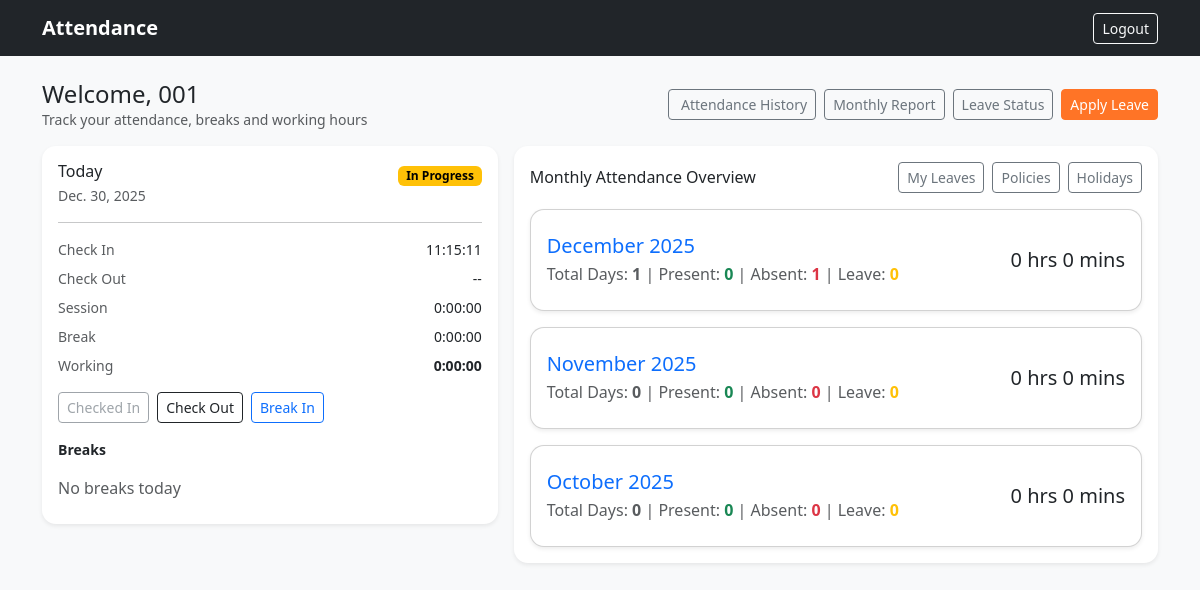
The app's page /dashboard/ (signed in) with its own data.
### attendance/models.py (models this page shows, shortened)
class Attendance(models.Model):
    employee = models.ForeignKey(
        Employee,
        on_delete=models.CASCADE,
        related_name="attendances"
    )
    date = models.DateField()
    check_in = models.DateTimeField()
    check_out = models.DateTimeField(null=True, blank=True)
    class Meta:
        unique_together = ("employee", "date")
        ordering = ["-date"]
    def session_duration(self):
        if self.check_in and self.check_out:
            return self.check_out - self.check_in
        return timedelta(0)
    def session_hours_display(self):
        duration = self.session_duration()
        total_seconds = int(duration.total_seconds())
        h = total_seconds // 3600
        m = (total_seconds % 3600) // 60
        s = total_seconds % 60
        return f"{h}:{m:02d}:{s:02d}"
    def break_total_duration(self):
        total = timedelta(0)
        for br in self.breaks.all():
            if br.break_in and br.break_out:
                total += (br.break_out - br.break_in)
        return total
    def break_time_display(self):
        duration = self.break_total_duration()
        total_seconds = int(duration.total_seconds())
        h = total_seconds // 3600
        m = (total_seconds % 3600) // 60
        s = total_seconds % 60
        return f"{h}:{m:02d}:{s:02d}"
    def working_duration(self):
        working = self.session_duration() - self.break_total_duration()
        return max(working, timedelta(0))
    def working_hours_display(self):
        duration = self.working_duration()
        total_seconds = int(duration.total_seconds())
        h = total_seconds // 3600
        m = (total_seconds % 3600) // 60
        s = total_seconds % 60
        return f"{h}:{m:02d}:{s:02d}"

### attendance/views.py (the view, shortened to what this page needs)
# urls.py: path("dashboard/", views.dashboard, name="dashboard"),
@login_required
def dashboard(request):
    try:
        employee = Employee.objects.get(user=request.user)
    except Employee.DoesNotExist:
        return render(request, "employee/no_employee.html")
    if not employee.is_active:
        messages.error(request, "Your employee account is inactive. Please contact administrator.")
        return render(request, "employee/no_employee.html", {
            "message": "Your employee account is inactive. Please contact administrator."
        })
    closed_dates = auto_checkout_if_date_changed(employee)
    today = timezone.localdate()
    attendance = Attendance.objects.filter(
        employee=employee, date=today
    ).prefetch_related("breaks").first()
    monthly_summaries = []
    for i in range(3): # Current month and two previous months
        target_month = today.month - i
        target_year = today.year
        while target_month <= 0:
            target_month += 12
            target_year -= 1
        current_month = date(target_year, target_month, 1)
        if current_month.month == 12:
            month_end = date(current_month.year + 1, 1, 1) - timedelta(days=1)
        else:
            month_end = date(current_month.year, current_month.month + 1, 1) - timedelta(days=1)
        month_attendance_records = Attendance.objects.filter(
            employee=employee,
            date__gte=current_month,
            date__lte=month_end
        ).prefetch_related('breaks')
        approved_leaves = LeaveRequest.objects.filter(
            employee=employee,
            status="APPROVED"
        ).exclude(
            end_date__lt=current_month  # Leave ends before month starts
        ).exclude(
            start_date__gt=month_end  # Leave starts after month ends
        )
        total_days_month = month_attendance_records.count()
        present_days_month = month_attendance_records.filter(check_out__isnull=False).count()
        leave_days_month = 0
        working_days_month = total_days_month
        absent_days_month = working_days_month - present_days_month - leave_days_month
        absent_days_month = max(0, absent_days_month) # Ensure no negative absent days
        total_hours_month = timedelta()
        for record in month_attendance_records:
            if record.check_out and record.check_in:
                work_duration = record.check_out - record.check_in
                break_duration = timedelta()
                for break_record in record.breaks.all():
                    if break_record.break_out and break_record.break_in:
                        break_duration += break_record.break_out - break_record.break_in
                total_hours_month += work_duration - break_duration
        working_days_month = total_days_month - leave_days_month
        attendance_rate_month = (present_days_month / working_days_month * 100) if working_days_month > 0 else 0
        monthly_summaries.append({
            'month_name': current_month.strftime('%B %Y'),
            'month_value': current_month.month,
            'year_value': current_month.year,
            'total_days': total_days_month,
            'present_days': present_days_month,
            'absent_days': absent_days_month,
            'leave_days': leave_days_month,
            'total_hours': total_hours_month,
            'attendance_rate': round(attendance_rate_month, 1),
        })
    return render(
        request,
        "employee/dashboard.html",
        {"attendance": attendance, "monthly_summaries": monthly_summaries},
    )

### attendance/templatetags/time_filters.py (called while the page is built)
@register.filter
def format_duration(duration):
    if not duration:
        return "0 hrs 0 mins"
    total_seconds = int(duration.total_seconds())
    hours = total_seconds // 3600
    minutes = (total_seconds % 3600) // 60
    return f"{hours} hrs {minutes} mins"

### attendance/views.py (called while the page is built, shortened)
def auto_checkout_if_date_changed(employee):
    today = timezone.localdate()
    tz = timezone.get_current_timezone()
    stale_attendances = Attendance.objects.filter(
        employee=employee,
        check_out__isnull=True,
        date__lt=today,
    ).prefetch_related("breaks")
    if not stale_attendances.exists():
        return []

### templates/employee/dashboard.html (shortened to what this page needs)
{% extends "base.html" %}
{% block content %}
<div class="d-flex flex-wrap justify-content-between align-items-center gap-2 mb-3">
  <div>
    <h1 class="h4 mb-0">Welcome, {{ request.user.username }}</h1>
    <div class="text-muted small">Track your attendance, breaks and working hours</div>
  </div>
  <div class="d-flex flex-wrap gap-2">
    <a class="btn btn-outline-secondary btn-sm" href="{% url 'employee_attendance_history' %}">
      Attendance History
    </a>
    <a class="btn btn-outline-secondary btn-sm" href="{% url 'employee_monthly_report' %}">Monthly Report</a>
    <a class="btn btn-outline-secondary btn-sm" href="{% url 'leave_status' %}">Leave Status</a>
    <a class="btn btn-brand btn-sm" href="{% url 'apply_leave' %}">Apply Leave</a>
  </div>
</div>
<div class="row g-3">
  <div class="col-12 col-lg-5">
    <div class="card shadow-sm border-0">
      <div class="card-body">
        <div class="d-flex justify-content-between align-items-start">
          <div>
            <h2 class="h6 mb-1">Today</h2>
            <div class="text-muted small">{% if attendance %}{{ attendance.date }}{% else %}Not checked in{% endif %}</div>
          </div>
          <div>
            {% if attendance and attendance.check_out %}
              <span class="badge text-bg-success">Completed</span>
            {% elif attendance %}
              <span class="badge text-bg-warning">In Progress</span>
            {% else %}
              <span class="badge text-bg-secondary">No Session</span>
            {% endif %}
          </div>
        </div>
        <hr>
        <div class="row g-2 small">
          <div class="col-6 text-muted">Check In</div>
          <div class="col-6 text-end">{% if attendance %}{{ attendance.check_in|date:"H:i:s" }}{% else %}--{% endif %}</div>
          <div class="col-6 text-muted">Check Out</div>
          <div class="col-6 text-end">{% if attendance and attendance.check_out %}{{ attendance.check_out|date:"H:i:s" }}{% else %}--{% endif %}</div>
          <div class="col-6 text-muted">Session</div>
          <div class="col-6 text-end">{% if attendance %}{{ attendance.session_hours_display }}{% else %}--{% endif %}</div>
          <div class="col-6 text-muted">Break</div>
          <div class="col-6 text-end">{% if attendance %}{{ attendance.break_time_display }}{% else %}--{% endif %}</div>
          <div class="col-6 text-muted">Working</div>
          <div class="col-6 text-end fw-semibold">{% if attendance %}{{ attendance.working_hours_display }}{% else %}--{% endif %}</div>
        </div>
        <div class="d-flex flex-wrap gap-2 mt-3">
          {% if not attendance %}
            <form method="post" action="{% url 'check_in' %}" class="d-inline">
              {% csrf_token %}
              <button type="submit" class="btn btn-brand btn-sm">Check In</button>
            </form>
          {% else %}
            <button class="btn btn-outline-secondary btn-sm" disabled>Checked In</button>
          {% endif %}
          {% if attendance and not attendance.check_out %}
            <form method="post" action="{% url 'check_out' %}" class="d-inline">
              <button type="submit" class="btn btn-outline-dark btn-sm">Check Out</button>
            </form>
          {% elif attendance and attendance.check_out %}
            <button class="btn btn-outline-secondary btn-sm" disabled>Checked Out</button>
          {% endif %}
          {% if attendance and not attendance.check_out %}
            {% if attendance.breaks.all|length == 0 or attendance.breaks.last.break_out %}
              <form method="post" action="{% url 'break_in' %}" class="d-inline">
                <button type="submit" class="btn btn-outline-primary btn-sm">Break In</button>
              </form>
            {% else %}
              <form method="post" action="{% url 'break_out' %}" class="d-inline">
                {% csrf_token %}
                <button type="submit" class="btn btn-outline-primary btn-sm">Break Out</button>
              </form>
            {% endif %}
          {% endif %}
        </div>
        {% if attendance %}
          <div class="mt-3">
            <div class="fw-semibold small mb-2">Breaks</div>
            <div class="list-group list-group-flush">
              {% for br in attendance.breaks.all %}
                <div class="list-group-item px-0 d-flex justify-content-between">
                  <span class="text-muted">In: {{ br.break_in|date:"H:i:s" }}</span>
                  <span>{% if br.break_out %}Out: {{ br.break_out|date:"H:i:s" }}{% else %}Out: --{% endif %}</span>
                </div>
              {% empty %}
                <div class="list-group-item px-0 text-muted">No breaks today</div>
              {% endfor %}
            </div>
          </div>
        {% endif %}
      </div>
    </div>
  </div>
  <div class="col-12 col-lg-7">
    <div class="card shadow-sm border-0">
      <div class="card-body">
        <div class="d-flex justify-content-between align-items-center mb-3">
          <h2 class="h6 mb-0">Monthly Attendance Overview</h2>
          <div class="d-flex gap-2">
            <a class="btn btn-outline-secondary btn-sm" href="{% url 'employee_leaves' %}">My Leaves</a>
            <a class="btn btn-outline-secondary btn-sm" href="{% url 'employee_company_policies' %}">Policies</a>
            <a class="btn btn-outline-secondary btn-sm" href="{% url 'employee_company_holidays' %}">Holidays</a>
          </div>
        </div>
        <div class="row g-3">
          {% for summary in monthly_summaries %}
          <div class="col-12">
            <a href="{% url 'employee_attendance_history' %}?month={{ summary.month_value }}&year={{ summary.year_value }}" class="text-decoration-none text-dark">
              <div class="card shadow-sm h-100 py-2 border-left-info">
                <div class="card-body">
                  <div class="d-flex justify-content-between align-items-center">
                    <div>
                      <h5 class="mb-1 font-weight-bold text-primary">{{ summary.month_name }}</h5>
                      <div class="text-xs text-muted">
                        Total Days: <span class="fw-bold">{{ summary.total_days }}</span> |
                        Present: <span class="fw-bold text-success">{{ summary.present_days }}</span> |
                        Absent: <span class="fw-bold text-danger">{{ summary.absent_days }}</span> |
                        Leave: <span class="fw-bold text-warning">{{ summary.leave_days }}</span>
                      </div>
                    </div>
                    <div class="text-end">
                      <div class="h5 mb-0 font-weight-bold text-gray-800">{% load time_filters %}{{ summary.total_hours|format_duration }}</div>
                    </div>
                  </div>
                </div>
              </div>
            </a>
          </div>
          {% endfor %}
        </div>
      </div>
    </div>
  </div>
</div>
{% endblock %}

### templates/base.html (style rules this page uses)
:root { --brand: #ff7426; }
.btn-brand { background: var(--brand); border-color: var(--brand); color: #fff; }
.card { border-radius: 14px; }

### records on screen
Attendance: date "Dec. 30, 2025", check_in "11:15:11", session_hours_display "0:00:00", break_time_display "0:00:00", working_hours_display "0:00:00"

### other values on screen
{{ request.user.username }} "001"
{{ summary.month_name }} "December 2025"
{{ summary.total_days }} "1"
{{ summary.present_days }} "0"
{{ summary.absent_days }} "1"
{{ summary.leave_days }} "0"
{{ summary.total_hours|format_duration }} "0 hrs 0 mins"
{{ summary.month_name }} "November 2025"
{{ summary.total_days }} "0"
{{ summary.absent_days }} "0"
{{ summary.month_name }} "October 2025"
